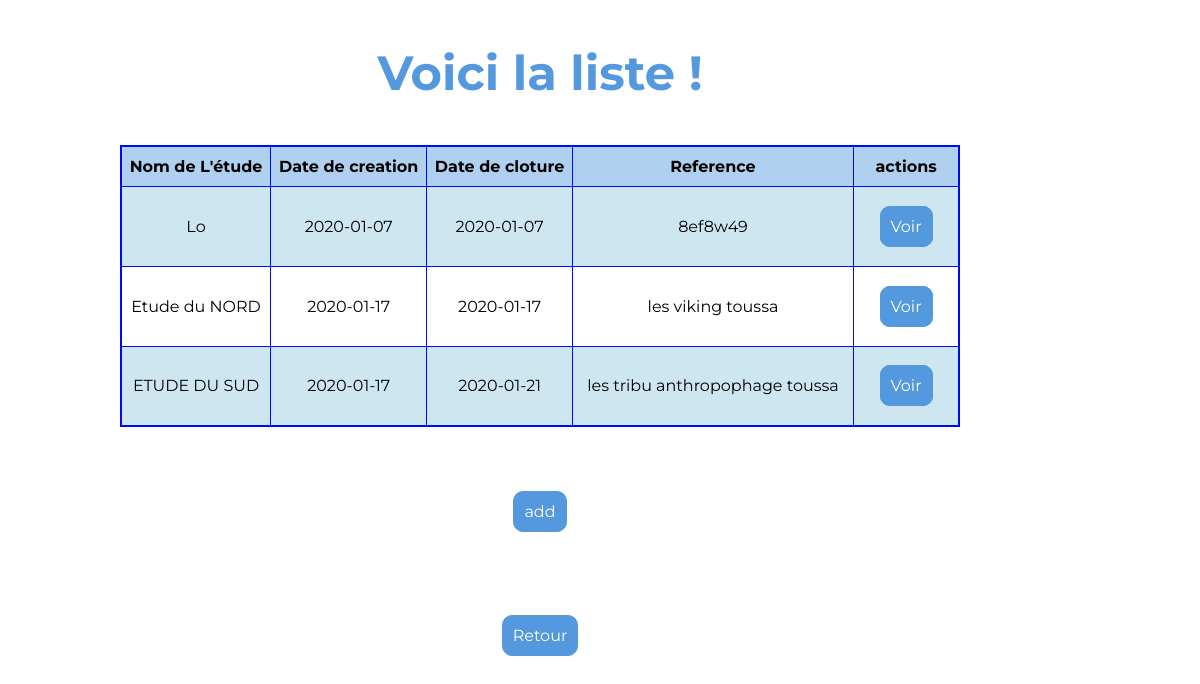
The page /pages/etudeListe.php (signed in) on the database its author committed.
### tables this page shows
CREATE TABLE IF NOT EXISTS `etudes` (
  `id_etudes` int(11) NOT NULL AUTO_INCREMENT,
  `nom` varchar(255) NOT NULL,
  `dateDebut` date NOT NULL,
  `dateFin` date DEFAULT NULL,
  `reference` varchar(255) NOT NULL,
  PRIMARY KEY (`id_etudes`)
);

### pages/etudeListe.php (called while the page is built, shortened)
<?php
include_once "../components/HeaderFooter.php";
include "../components/C_etudeListe.php";

### includes/DB/Functions.php (called while the page is built, shortened)
<?php
$pdo = new PDO(DB_INFOS::servername, DB_INFOS::username, DB_INFOS::password, [
    PDO::ATTR_DEFAULT_FETCH_MODE => PDO::FETCH_ASSOC
]);
function getEtudeListe()
{
    global $pdo;
    $rq = $pdo->prepare("SELECT * FROM `etudes` ");
    $rq->execute();
    $data = $rq->fetchAll();
    return $data;
}

### components/C_etudeListe.php (the view, shortened to what this page needs)
<?php
$root = realpath($_SERVER["DOCUMENT_ROOT"]);
require_once "$root/includes/DB/Functions.php";
?>
<h1>Voici la liste !</h1>
<table class="pure-table pure-table-bordered">
    <tr>
        <th>Nom de L'étude</th>
        <th>Date de creation</th>
        <th>Date de cloture</th>
        <th>Reference</th>
        <th>actions</th>
    </tr>
    <?php
    $data = getEtudeListe();
    foreach ($data as $d) {
        ?>
        <tr class="pure-table-odd">
            <td><?php echo $d["nom"] ?></td>
            <td><?php echo $d["dateDebut"] ?></td>
            <td><?php echo $d["dateFin"] ?></td>
            <td><?php echo $d["reference"] ?></td>
            <td>
                <a href="/pages/etudeView.php?id=<?php echo $d["id_etudes"]; ?>">Voir</a>
            </td>
        </tr>
    <?php } ?>
</table>
<a href="/pages/etudeAdd.php">add</a>
<a href="/pages/home.php">Retour</a>

### css/Style.css (style rules this page uses)
* { padding: 0; margin: 0; box-sizing: border-box; font-family: 'Montserrat', sans-serif; transition: all 0.2s ease-in-out; }
body { display: flex; flex-direction: row; flex-wrap: wrap; justify-content: center; background-image: url("/ressources/images/bg.png"); background-size: cover; background-repeat: no-repeat; width: 100vw; height: 100vh; }
@media screen and (min-width: 900px) { body { width: 90vw; height: 90vh; } }
h1, h2, h3 { color: #5498DE; font-size: 3em; }
a { text-decoration: none; background-color: #5498DE; border: #5498DE solid 1px; border-radius: 10px; color: rgb(255, 255, 255); padding: 10px; margin: 20px; }
table { width: 70vw; border: 2px solid #0009ff; border-collapse: collapse; border-radius: 8px; }
th, td { height: 80px; border: solid 1px #0009ff; }
th { height: 40px; background-color: rgba(84, 152, 222, 0.46); }
tr:nth-child(even) { background-color: rgba(147, 201, 222, 0.46); }
th, td { text-align: center; }

### rows shown on the page
etudes: nom "Lo", dateDebut "2020-01-07", dateFin "2020-01-07", reference "8ef8w49"
etudes: nom "Etude du NORD", dateDebut "2020-01-17", dateFin "2020-01-17", reference "les viking toussa"
etudes: nom "ETUDE DU SUD", dateDebut "2020-01-17", dateFin "2020-01-21", reference "les tribu anthropophage toussa"
